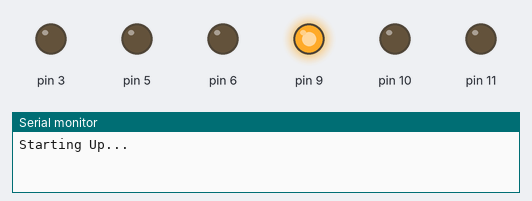
Bench run of a sketch on a simulated Arduino Uno, built with avr-gcc and run on an emulated ATmega328P. Shown: output pins drawn as LEDs (lit = HIGH), the last lines printed to the serial monitor. Random numbers use the default seed unless the sketch sets one.

Above: at 0.31 s.
At 4.94 s:
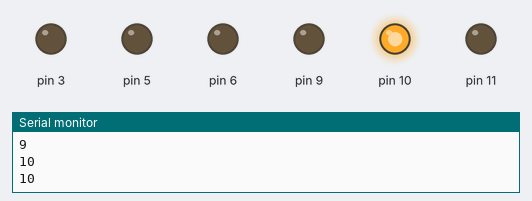
At 11.72 s:
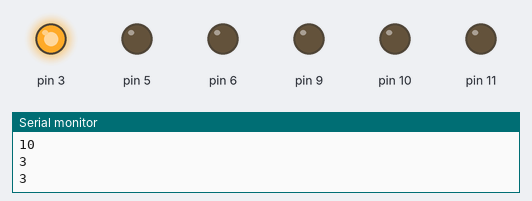
At 19.98 s:
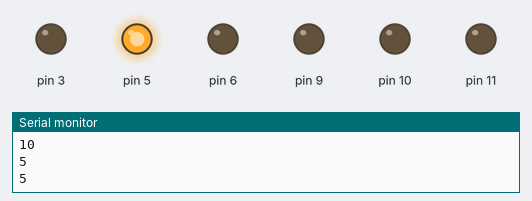
At 28.01 s:
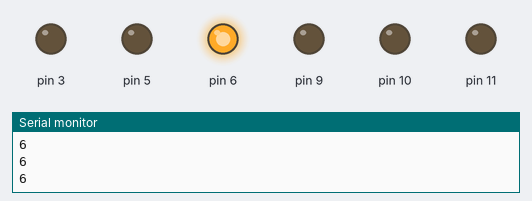
At 38.75 s:
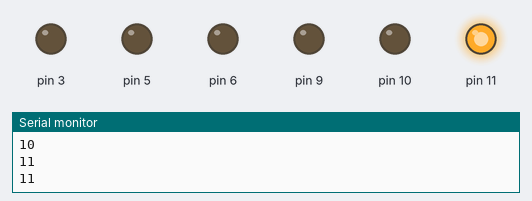
Timing chart, 0 to 40.0 s (numbered marks = the images above):
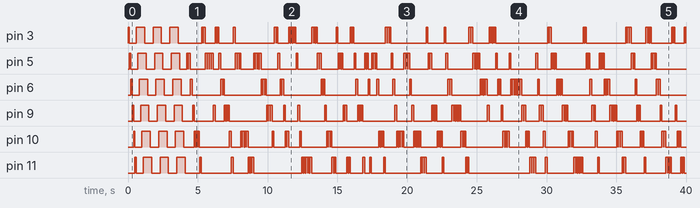

The sketch:

lightning_led.ino
```cpp
//
//  FILE: lightning_led.ino
//  AUTHOR: Rob Tillaart
//  2nd Author: Adrian Sanabria-Diaz
//  DATE: 2022-05-03
//
//  PURPOSE: simulate lighning POC
//
//  Adrian: Added loop for multi LED support selected at random
//
#define BETWEEN 2579
#define DURATION 43
#define TIMES 7

const int myPWMArray [] = {3, 5, 6, 9, 10, 11};

unsigned long lastTime = 0;
int waitTime = 0;

void setup()
{
  Serial.begin(115200);
  Serial.println("\nStarting Up...");

  // Loop through PWM Pins in the myPWMArray
  for (int thisPin : myPWMArray) {
    pinMode(thisPin, OUTPUT);
  }
  for (int thisPin : myPWMArray) {
    digitalWrite(thisPin, HIGH);
    delay(100);
    digitalWrite(thisPin, LOW);
  }
  // Loop through pin array 3 times
  for (int i = 0; i < 3; i++) {
    Serial.println("Looping...");
    for (int thisPin : myPWMArray) {
      digitalWrite(thisPin, HIGH);
      delay(100);
    }
    for (int thisPin : myPWMArray) {
      digitalWrite(thisPin, LOW);
      delay(100);
    }
  }
}

void loop()
{

  if (millis() - waitTime > lastTime)  // time for a new flash
  {
    // Adjust timing parameters
    lastTime += waitTime;
    waitTime = random(BETWEEN);

    // Loop through PWM Pins in the myPWMArray
    for (int thisPin : myPWMArray) {
      for (int i = 0; i < random(TIMES); i++) {
        Serial.println(thisPin);
        digitalWrite(thisPin, HIGH);
        delay(100 + random(DURATION));
        digitalWrite(thisPin, LOW);
        delay(10);
      }
    }

  }
  // do other stuff here
}
```

Measured:
- by itself, pin 3: HIGH → LOW at 0.10 s, → HIGH 0.50 s later, → LOW 0.60 s later, → HIGH 0.60 s later, … (90 changes in this stretch)
- by itself, pin 5: HIGH → LOW at 0.20 s, → HIGH 0.50 s later, → LOW 0.60 s later, → HIGH 0.60 s later, … (115 changes in this stretch)
- by itself, pin 6: HIGH → LOW at 0.30 s, → HIGH 0.50 s later, → LOW 0.60 s later, → HIGH 0.60 s later, … (87 changes in this stretch)
- by itself, pin 9: HIGH → LOW at 0.40 s, → HIGH 0.50 s later, → LOW 0.60 s later, → HIGH 0.60 s later, … (97 changes in this stretch)
- by itself, pin 10: HIGH → LOW at 0.50 s, → HIGH 0.50 s later, → LOW 0.60 s later, → HIGH 0.60 s later, … (109 changes in this stretch)
- by itself, pin 11: HIGH → LOW at 0.60 s, → HIGH 0.50 s later, → LOW 0.60 s later, → HIGH 0.60 s later, … (89 changes in this stretch)
